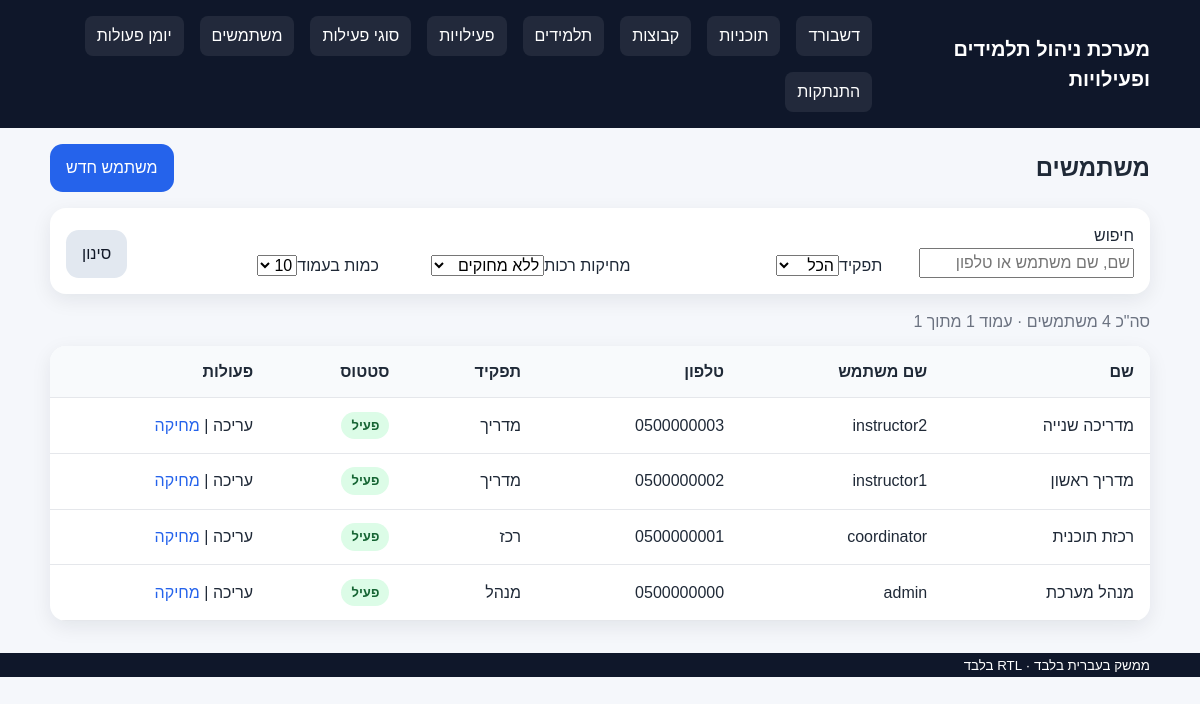
/users.php (signed in), run on the app's committed database.
### tables this page shows
CREATE TABLE users (
    id BIGINT UNSIGNED AUTO_INCREMENT PRIMARY KEY,
    full_name VARCHAR(150) NOT NULL,
    username VARCHAR(100) NOT NULL UNIQUE,
    phone VARCHAR(30) NULL,
    password_hash VARCHAR(255) NOT NULL,
    role ENUM('admin', 'coordinator', 'instructor') NOT NULL,
    is_active TINYINT(1) NOT NULL DEFAULT 1,
    deleted_at TIMESTAMP NULL DEFAULT NULL,
    created_at TIMESTAMP NULL DEFAULT CURRENT_TIMESTAMP,
    updated_at TIMESTAMP NULL DEFAULT CURRENT_TIMESTAMP ON UPDATE CURRENT_TIMESTAMP
);

### includes/functions.php (called while the page is built, shortened)
<?php
function e($value): string
{
    return htmlspecialchars((string)$value, ENT_QUOTES, 'UTF-8');
}
function get(string $key, $default = null)
{
    return $_GET[$key] ?? $default;
}
function roleLabel(string $role): string
{
    return match ($role) {
        'admin' => 'מנהל',
        'coordinator' => 'רכז',
        'instructor' => 'מדריך',
        default => $role,
    };
}
function pageParam(): int
{
    return max(1, (int)get('page', 1));
}
function perPageParam(int $default = 10): int
{
    $value = (int)get('per_page', $default);
    $allowed = [10, 20, 50];
    return in_array($value, $allowed, true) ? $value : $default;
}

### public/users.php (the view, shortened to what this page needs)
<?php
$db = getDB();
$q = trim((string)get('q', ''));
$deleted = (string)get('deleted', 'active');
$page = pageParam();
$perPage = perPageParam();
$params = [];
$from = ' FROM users WHERE 1=1';
if ($deleted === 'only') {
    $from .= ' AND deleted_at IS NOT NULL';
} elseif ($deleted !== 'all') {
    $from .= ' AND deleted_at IS NULL';
}
$countStmt = $db->prepare('SELECT COUNT(*)' . $from);
$countStmt->execute($params);
$total = (int)$countStmt->fetchColumn();
$totalPages = max(1, (int)ceil($total / $perPage));
$page = min($page, $totalPages);
$offset = ($page - 1) * $perPage;
$stmt = $db->prepare('SELECT *' . $from . ' ORDER BY id DESC LIMIT ' . (int)$perPage . ' OFFSET ' . (int)$offset);
$stmt->execute($params);
$users = $stmt->fetchAll();
include __DIR__ . '/../includes/header.php';
?>
<section class="page-header actions-between"><h2>משתמשים</h2><a class="btn primary" href="user_form.php">משתמש חדש</a></section>
<form method="get" class="card filter-row search-form">
    <label><span>חיפוש</span><input type="search" name="q" value="<?= e($q) ?>" placeholder="שם, שם משתמש או טלפון"></label>
    <label><span>תפקיד</span><select name="role"><option value="">הכל</option></select></label>
    <label><span>מחיקות רכות</span><select name="deleted"><option value="active" <?= $deleted==='active'?'selected':'' ?>>ללא מחוקים</option></select></label>
    <label><span>כמות בעמוד</span><select name="per_page"><option value="10" <?= $perPage===10?'selected':'' ?>>10</option></select></label>
    <button class="btn" type="submit">סינון</button>
</form>
<p class="page-summary">סה"כ <?= $total ?> משתמשים · עמוד <?= $page ?> מתוך <?= $totalPages ?></p>
<div class="table-wrap"><table><thead><tr><th>שם</th><th>שם משתמש</th><th>טלפון</th><th>תפקיד</th><th>סטטוס</th><th>פעולות</th></tr></thead><tbody>
<?php foreach ($users as $row): ?>
<tr class="<?= !empty($row['deleted_at']) ? 'deleted-row' : '' ?>">
    <td><?= e($row['full_name']) ?></td>
    <td><?= e($row['username']) ?></td>
    <td><?= e($row['phone']) ?></td>
    <td><?= e(roleLabel($row['role'])) ?></td>
    <td><?php if (!empty($row['deleted_at'])): ?><span class="status-pill deleted">נמחק רכות</span><?php else: ?><span class="status-pill <?= $row['is_active'] ? 'active' : 'inactive' ?>"><?= $row['is_active'] ? 'פעיל' : 'לא פעיל' ?></span><?php endif; ?></td>
    <td class="table-actions"><a href="user_form.php?id=<?= (int)$row['id'] ?>">עריכה</a><?php if (empty($row['deleted_at'])): ?> | <form method="post" action="delete_user.php" class="inline-form"><?= csrfField() ?><input type="hidden" name="id" value="<?= (int)$row['id'] ?>"><button class="link-button confirm-action" type="submit">מחיקה</button></form><?php else: ?> | <form method="post" action="restore_user.php" class="inline-form"><?= csrfField() ?><input type="hidden" name="id" value="<?= (int)$row['id'] ?>"><button class="link-button" type="submit">שחזור</button></form><?php endif; ?></td>
</tr>
<?php endforeach; ?>
</tbody></table></div>
<?php include __DIR__ . '/../includes/footer.php'; ?>

### assets/css/layout.css (style rules this page uses)
body { font-family:Arial,sans-serif;background:#f5f7fb;color:#1f2937;line-height:1.5 }
.header-inner,.main-nav,.actions-between,.button-row { display:flex;gap:1rem;align-items:center }
.page-header { margin-bottom:1rem }
.actions-between { justify-content:space-between }
.card { background:#fff;padding:1rem;border-radius:1rem;box-shadow:0 6px 20px rgba(15,23,42,.08) }
.inline-form { display:inline }
.status-pill { display:inline-block;padding:.25rem .6rem;border-radius:999px;font-size:.9rem;font-weight:700 }
.status-pill.active { background:#dcfce7;color:#166534 }

### assets/css/forms.css (style rules this page uses)
.btn { display:inline-flex;justify-content:center;align-items:center;padding:.75rem 1rem;border:none;border-radius:.8rem;background:#e2e8f0;color:#111827;cursor:pointer }
.btn.primary { background:#2563eb;color:#fff }
.filter-row { display:flex;gap:1rem;align-items:end;flex-wrap:wrap }
.link-button { background:none;border:none;padding:0;color:#1d4ed8;cursor:pointer;font:inherit }
.search-form label { min-width:220px;flex:1 }

### assets/css/tables.css (style rules this page uses)
.table-wrap { overflow:auto;background:#fff;border-radius:1rem;box-shadow:0 6px 20px rgba(15,23,42,.08) }
table { width:100%;border-collapse:collapse;min-width:640px }
th,td { padding:.85rem 1rem;text-align:right;border-bottom:1px solid #e5e7eb }
thead th { background:#f8fafc;font-weight:700 }

### assets/css/app.css (style rules this page uses)
body { background: #f5f7fb; color: #1f2937; }
.inline-form { display: inline-block; }
.link-button { border: 0; background: transparent; color: #2563eb; cursor: pointer; padding: 0; font: inherit; }
.status-pill { display: inline-block; padding: 4px 10px; border-radius: 999px; font-size: 13px; }
.status-pill.active { background: #dcfce7; color: #166534; }
.actions-between { display: flex; justify-content: space-between; align-items: center; gap: 12px; }
.search-form { margin-bottom: 16px; }
.page-summary { margin: 12px 0; color: #6b7280; }
.table-actions { white-space: nowrap; }

### data on the page
users: full_name "מדריכה שנייה", username "instructor2", phone "0500000003", role "מדריך", is_active "פעיל"
users: full_name "מדריך ראשון", username "instructor1", phone "0500000002", role "מדריך", is_active "פעיל"
users: full_name "רכזת תוכנית", username "coordinator", phone "0500000001", role "רכז", is_active "פעיל"
users: full_name "מנהל מערכת", username "admin", phone "0500000000", role "מנהל", is_active "פעיל"

### other printed values
getConfig()['app_name'] "מערכת ניהול תלמידים ופעילויות"
$total "4"
$totalPages "1"
